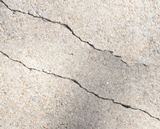
%> input picture images/crack2.jpg, 160 x 129 px
$ octave main.m   (GNU Octave 9; MATLAB toolbox functions it lacks are replaced by stand-ins)
%> lines starting %> are read from the running program, lines starting %| are printed output that depends on the picture; in (x1, y1, x2, y2) boxes, pixels count from 0 and x2, y2 are one past the last pixel; in counts of white or black regions, pixels touching at a corner belong together; the program's own positions count from 1
% Create the template
clc
clear all
close all
inImg = imread('crack2.jpg');
%> inImg is the input picture: size 129x160x3 uint8; mean R, G, B 209.2, 200.6, 191.1
dim = ndims(inImg);
%> dim = 3

if(dim == 3)
    %Input is a color image
%     inImg = imnoise(inImg,'gaussian',0,0.01);
    inImg = rgb2gray(inImg);
%> inImg: size 129x160 uint8
end
inImg = im2double(imresize(inImg,1.5));
%> inImg: size 194x240 double
I = medfilt2(inImg);
I = inImg;
[nrow,ncol] = size(I);
%> nrow = 194; ncol = 240
figure(1);imshow(I);


%%
%------ Tunables -------------
drawtemplate        = 0;
sgn                 = 1;  % -1 if the vessel is bright
sigma               = 3;
d                   = 1.2*sigma;
% d                   = -1 ;        % signifies use only local detection
all_theta           = - 90:10:90;
psi                 = -20:5:20;
%------ Fixed -----------------
l_theta             = length(all_theta);
l_psi               = length(psi);
ind                 = 0;
siz     = round(8*sigma);
[X,Y]   = meshgrid(-siz:siz);
G       = exp(-(X.^2+Y.^2)/(2*sigma^2))/(sqrt(2*pi)*sigma);
Gxx     = (X.^2-sigma^2).*G/(sigma^4);
Gyy     = (Y.^2-sigma^2).*G/(sigma^4);
Gxy     = (X.*Y).*G/(sigma^4);


for ii = 1 : l_theta
    rot = all_theta(ii);
    substack = [];
    for jj = 1:l_psi
        ind = ind+1;
        orientation = psi(jj)+rot;
        if d == -1
            X_d = 0;
            Y_d = 0;
            G_d = 0;
            Gxx_d = 0;
            Gyy_d = 0;
            Gxy_d = 0;
        else
            X_d = X - d*sind(orientation);
            Y_d = Y + d*cosd(orientation);
            G_d = exp(-(X_d.^2+Y_d.^2)/(2*sigma^2))/(sqrt(2*pi)*sigma);
            Gxx_d = (X_d.^2-sigma^2).*G_d/(sigma^4);
            Gyy_d = (Y_d.^2-sigma^2).*G_d/(sigma^4);
            Gxy_d = (X_d.*Y_d).*G_d/(sigma^4);
        end

        R_theta = Gxx*(cosd(rot))^2 + Gyy*(sind(rot))^2 + Gxy*(sind(2*rot))+...
            +(Gxx_d)*(cosd(orientation))^2+(Gyy_d)*(sind(orientation))^2 + (Gxy_d)*(sind(2*orientation));
        I_theta = imfilter(I,sgn*sigma^2*R_theta,'same','replicate');
        substack(:,:,jj) = I_theta;
        if drawtemplate
            figure(2);
            subtightplot(l_theta,l_psi,ind,0.01,0.01,0.01);imagesc(R_theta);
            drawnow; colormap('gray'); axis off;
        end
    end
    stack(:,:,ii) = max(I_theta,[],3);
end
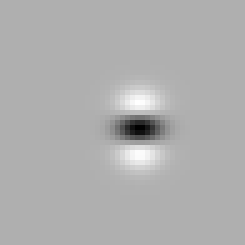
%> Gyy_d: size 49x49 double (shown 5 times larger); min -0.0145, max 0.00654, mean -7.23e-17; drawn with min black and max white
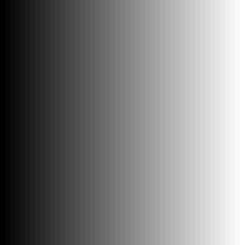
%> X_d: size 49x49 double (shown 5 times larger); min -27.38, max 20.62, mean -3.4; drawn with min black and max white
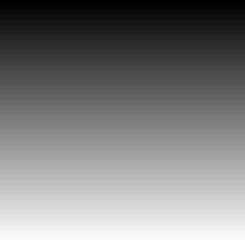
%> Y_d: size 49x49 double (shown 5 times larger); min -25.23, max 22.77, mean -1.2; drawn with min black and max white
%> after the loop, ind = 171

%%
% Find the total response
thresh_red          = 1;
resp = max(stack,[],3);
% resp = (resp-min(resp(:)))/(max(resp(:))-min(resp(:)));
figure(3);imshow(resp,'InitialMagnification',100);
%> after `imshow(resp,'InitialMagnification',100)`:
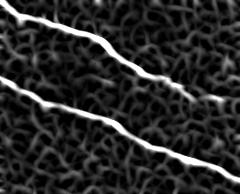
%> displayed picture: size 194x240, on the screen's scale of 0 to 255; min 0, max 255, mean 41.9
bwI = resp > thresh_red*graythresh(resp);
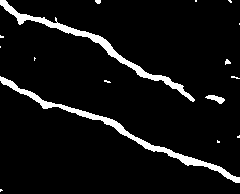
%> bwI: size 194x240 logical; 6.6% white; 16 white regions (11 under 20 px), largest, box (x1, y1, x2, y2) and area: (0, 76, 240, 183) 1485, (0, 0, 195, 102) 1358, (205, 95, 225, 104) 92, (225, 59, 231, 65) 23, (95, 0, 101, 4) 20
bwI = bwareaopen(bwI,400);
%> bwI: size 194x240 logical; 6.1% white; 2 white regions, box (x1, y1, x2, y2) and area: (0, 76, 240, 183) 1485, (0, 0, 195, 102) 1358
se = strel('disk',1);
bwI = imclose(bwI,se);
%> bwI: size 194x240 logical; 6.1% white; 2 white regions, box (x1, y1, x2, y2) and area: (0, 76, 240, 183) 1487, (0, 0, 195, 102) 1363
figure(5);imshow(bwI,'InitialMagnification',100);

%% Plot the skeleton
skel = bwmorph(bwI,'skel',Inf);
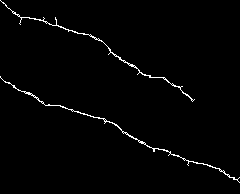
%> skel: size 194x240 logical; 1.5% white in thin lines or dots
skel = bwmorph(skel,'spur',5);
%> skel: size 194x240 logical; 1.5% white in thin lines or dots
[R,C] = find(skel);
%> R = 697 values from 3 to 181; C = 697 values from 1 to 238
figure(6); imshow(I,[],'InitialMagnification',100); hold on;
plot(C,R,'.g','MarkerSize',5);
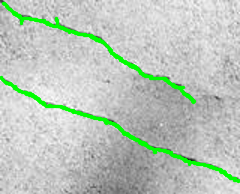
%> figure redrawn from the program's plot data
hold off;
